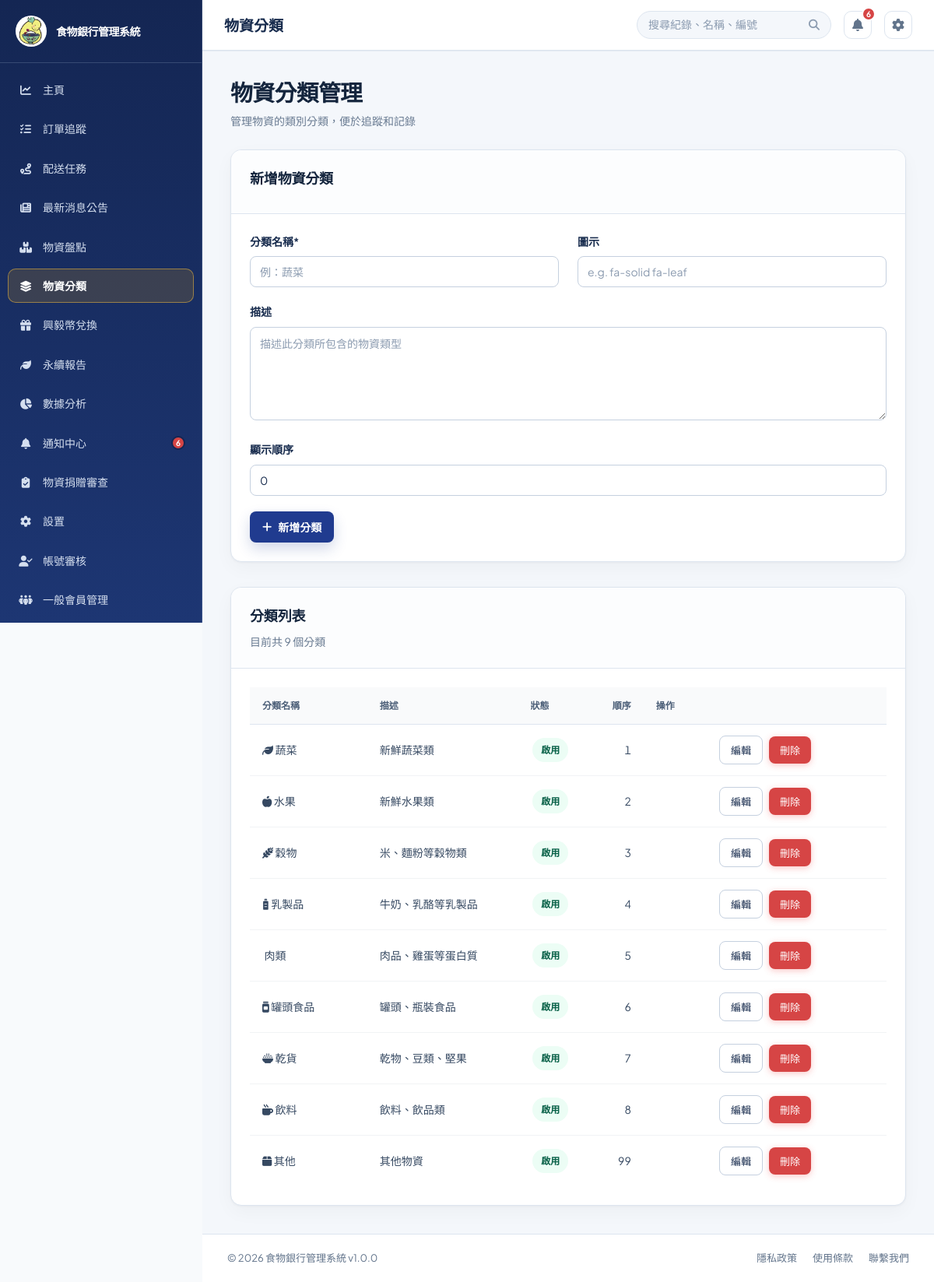
Page /?page=item_categories (signed in) on the committed database.
### tables this page shows
CREATE TABLE `users` (
  `user_id` int(11) NOT NULL,
  `username` varchar(50) NOT NULL,
  `password` varchar(255) NOT NULL,
  `email` varchar(100) NOT NULL,
  `full_name` varchar(100) NOT NULL,
  `phone` varchar(20) DEFAULT NULL,
  `role` enum('foodbank_staff','member') NOT NULL DEFAULT 'foodbank_staff',
  `member_type` enum('general','enterprise') NOT NULL DEFAULT 'general',
  `staff_type` enum('admin','clerk') DEFAULT NULL,
  `tax_id` varchar(8) DEFAULT NULL,
  `referral_source` varchar(50) DEFAULT NULL,
  `blacklisted_at` datetime DEFAULT NULL,
  `blacklist_reason` varchar(255) DEFAULT NULL,
  `department` varchar(50) DEFAULT NULL,
  `status` enum('active','inactive','suspended') DEFAULT 'active',
  `created_at` timestamp NULL DEFAULT current_timestamp(),
  `updated_at` timestamp NULL DEFAULT current_timestamp() ON UPDATE current_timestamp(),
  `created_by` int(11) DEFAULT NULL,
  `phone_verified` tinyint(1) NOT NULL DEFAULT 0,
  `is_enterprise_verified` tinyint(1) DEFAULT 0,
  `enterprise_name` varchar(150) DEFAULT NULL,
  `enterprise_verified_at` datetime DEFAULT NULL
);

CREATE TABLE `item_categories` (
  `category_id` int(11) NOT NULL,
  `category_name` varchar(50) NOT NULL,
  `description` text DEFAULT NULL,
  `icon` varchar(50) DEFAULT NULL,
  `display_order` int(11) DEFAULT 0,
  `status` enum('active','inactive') NOT NULL DEFAULT 'active',
  `created_at` timestamp NULL DEFAULT current_timestamp(),
  `updated_at` timestamp NULL DEFAULT current_timestamp() ON UPDATE current_timestamp()
);

### src/views/item_categories.php (the view, shortened to what the rows shown need)
<?php
require_once BASE_PATH . '/src/models/ItemCategoryModel.php';
$itemCategoryModel = new ItemCategoryModel();
$editingCategory = null;
$categories = $itemCategoryModel->getAllCategories();
?>
<div class="view-header">
    <div>
        <h1 class="view-title">物資分類管理</h1>
    </div>
</div>
<?php if ($editingCategory): ?>
<div class="card mt-32">
    <div class="card-header"><h2>編輯物資分類</h2></div>
    <div class="card-body">
        <form method="post">
            <input type="hidden" name="action" value="update_category">
            <input type="hidden" name="category_id" value="<?php echo (int) $editingCategory['category_id']; ?>">
            <div class="grid-2">
                <div class="form-group">
                    <label>分類名稱*</label>
                    <input name="category_name" value="<?php echo htmlspecialchars($editingCategory['category_name']); ?>" required>
                </div>
                <div class="form-group">
                    <label>狀態</label>
                    <select name="status">
                        <option value="active" <?php echo $editingCategory['status'] === 'active' ? 'selected' : ''; ?>>啟用</option>
                        <option value="inactive" <?php echo $editingCategory['status'] === 'inactive' ? 'selected' : ''; ?>>停用</option>
                    </select>
                </div>
            </div>
            <div class="form-group">
                <label>描述</label>
                <textarea name="description"><?php echo htmlspecialchars($editingCategory['description'] ?? ''); ?></textarea>
            </div>
            <div class="grid-2">
                <div class="form-group">
                    <label>圖示</label>
                    <input name="icon" value="<?php echo htmlspecialchars($editingCategory['icon']); ?>" placeholder="e.g. fa-solid fa-leaf">
                </div>
                <div class="form-group">
                    <label>顯示順序</label>
                    <input type="number" name="display_order" value="<?php echo (int) $editingCategory['display_order']; ?>">
                </div>
            </div>
            <div class="btn-group">
                <button type="submit" class="btn btn-primary">儲存變更</button>
                <a class="btn btn-secondary" href="?page=item_categories">取消</a>
            </div>
        </form>
    </div>
</div>
<?php else: ?>
<div class="card">
    <div class="card-header"><h2>新增物資分類</h2></div>
</div>
<?php endif; ?>
<div class="card mt-32">
    <div class="card-header"><h2>分類列表</h2><p>目前共 <?php echo count($categories); ?> 個分類</p></div>
    <div class="card-body">
        <?php if ($categories): ?>
        <div class="categories-table-body">
        <table class="data-table categories-table">
                <thead>
                    <tr>
                        <th>分類名稱</th>
                        <th>描述</th>
                        <th>狀態</th>
                        <th>順序</th>
                        <th>操作</th>
                    </tr>
                </thead>
                <tbody>
                    <?php foreach ($categories as $category): ?>
                    <tr>
                        <td>
                            <?php if ($category['icon']): ?>
                                <i class="<?php echo htmlspecialchars($category['icon']); ?>"></i>
                            <?php endif; ?>
                            <?php echo htmlspecialchars($category['category_name']); ?>
                        </td>
                        <td><?php echo htmlspecialchars($category['description'] ?? ''); ?></td>
                        <td>
                            <span class="status status-<?php echo $category['status']; ?>">
                                <?php echo $category['status'] === 'active' ? '啟用' : '停用'; ?>
                            </span>
                        </td>
                        <td><?php echo (int) $category['display_order']; ?></td>
                        <td>
                            <div class="inline-action-group">
                                <form method="post" class="delivery-action-form">
                                    <button class="btn btn-secondary btn-sm" type="submit">編輯</button>
                                </form>
                                <form method="post" class="delivery-action-form" onsubmit="return confirm('確定要刪除此分類嗎？');">
                                    <button class="btn btn-danger btn-sm" type="submit">刪除</button>
                                </form>
                            </div>
                        </td>
                    </tr>
                    <?php endforeach; ?>
                </tbody>
            </table>
            </div>
        <?php else: ?>
            <div class="empty-state"><i class="fas fa-layer-group"></i><p>尚未建立任何分類</p></div>
        <?php endif; ?>
    </div>
</div>

### public/index.php (shortened to what the rows shown need)
<?php
require_once BASE_PATH . '/config/database.php';
$connection = $db->getConnection();
$demoPasswordHashes = [
    'manager' => '866485796cfa8d7c0cf7111640205b83076433547577511d81f8030ae99ecea5',
    'staff' => '10176e7b7b24d317acfcf8d2064cfd2f24e154f7b5a96603077d5ef813d6a6b6',
];
foreach ($demoPasswordHashes as $demoUsername => $demoPasswordHash) {
    $demoUsernameEscaped = $connection->real_escape_string($demoUsername);
    $connection->query(
        "UPDATE users SET password = '{$demoPasswordHash}' WHERE username = '{$demoUsernameEscaped}' AND CHAR_LENGTH(password) <> 60 AND CHAR_LENGTH(password) <> 64"
    );
}
$connection->query(
    "UPDATE users SET full_name = CASE username
        WHEN 'official' THEN '食物銀行官方人員'
        WHEN 'manager' THEN '忠信食物銀行'
        WHEN 'staff' THEN '食物銀行官方人員'
        WHEN 'volunteer' THEN '忠信GO RIDER'
        WHEN 'donor' THEN '捐贈剩食店家'
        ELSE full_name
    END
    WHERE username IN ('official', 'manager', 'staff', 'volunteer', 'donor')
      AND (full_name LIKE '%?%' OR full_name = '')"
);
if (!empty($_SESSION['user']['username'])) {
    $sessionUsername = $connection->real_escape_string($_SESSION['user']['username']);
    $sessionUserResult = $connection->query("SELECT user_id, username, full_name, role, member_type, staff_type, enterprise_name, status, email, phone, phone_verified FROM users WHERE username = '{$sessionUsername}' LIMIT 1");
}
$currentUser = $_SESSION['user'];
$authService = AuthService::forCurrentUser($currentUser);
require_once BASE_PATH . '/src/models/NotificationModel.php';
$notificationModel = new NotificationModel();
$latestNotificationId = $notificationModel->getLatestIdForUser((int) $currentUser['user_id']);
$role = $currentUser['role'];
$page = isset($_GET['page']) ? trim($_GET['page']) : 'dashboard';
$page = basename($page);
$menu_items = [
    'dashboard' => ['label' => '主頁', 'icon' => 'fa-solid fa-chart-line'],
    'order_tracking' => ['label' => '訂單追蹤', 'icon' => 'fa-solid fa-list-check'],
    'deliveries' => ['label' => '配送任務', 'icon' => 'fa-solid fa-route'],
    'material_transport' => ['label' => '物資運送', 'icon' => 'fa-solid fa-truck-fast'],
    'news' => ['label' => '最新消息公告', 'icon' => 'fa-solid fa-newspaper'],
    'inventory' => ['label' => '物資盤點', 'icon' => 'fa-solid fa-boxes-stacked'],
    'item_categories' => ['label' => '物資分類', 'icon' => 'fa-solid fa-layer-group'],
    'rewards' => ['label' => '興毅幣兌換', 'icon' => 'fa-solid fa-gift'],
    'carbon_report' => ['label' => '永續報告', 'icon' => 'fa-solid fa-leaf'],
    'reports' => ['label' => '數據分析', 'icon' => 'fa-solid fa-chart-pie'],
    'notifications' => ['label' => '通知中心', 'icon' => 'fa-solid fa-bell'],
    'donation_materials' => ['label' => '物資捐贈', 'icon' => 'fa-solid fa-box-open'],
    'donation_materials_review' => ['label' => '物資捐贈審查', 'icon' => 'fa-solid fa-clipboard-check'],
    'settings' => ['label' => '設置', 'icon' => 'fa-solid fa-gear'],
    'users' => ['label' => '帳號審核', 'icon' => 'fa-solid fa-user-check'],
    'volunteer_management' => ['label' => '一般會員管理', 'icon' => 'fa-solid fa-people-group'],
    'rider_application' => ['label' => '申請外送志工', 'icon' => 'fa-solid fa-id-card'],
    'rider_review' => ['label' => '外送志工審核', 'icon' => 'fa-solid fa-user-shield'],
];
$routablePages = array_merge(array_keys($menu_items), ['certificate', 'activity_certificate']);
$allowedPages = array_values(array_filter($routablePages, function ($slug) use ($authService) {
    return $authService->can('page.' . $slug);
}));
?>
<!DOCTYPE html>
<html lang="zh-TW">
<head>
    <link href="https://cdnjs.cloudflare.com/ajax/libs/font-awesome/6.4.0/css/all.min.css" rel="stylesheet">
    <link rel="stylesheet" href="assets/css/style.css?v=<?php echo filemtime(__DIR__ . '/assets/css/style.css'); ?>">
</head>
<body data-notification-poll-url="?action=notifications_poll" data-notification-last-id="<?php echo (int) $latestNotificationId; ?>">
    <div class="app-wrapper">
        <aside class="sidebar">
            <nav class="sidebar-nav">
                <?php foreach ($menu_items as $key => $item):
                    if (!in_array($key, $allowedPages, true)) {
                        continue;
                    }
                    $is_active = ($page === $key) ? 'active' : '';
                    $icon = $item['icon'];
                    $label = ($key === 'reports' && $role === 'member') ? '榮譽榜' : $item['label'];
                    ?>
                    <a href="?page=<?php echo $key; ?>" class="nav-item <?php echo $is_active; ?>" title="<?php echo $label; ?>">
                        <span class="nav-icon"><i class="<?php echo $icon; ?>"></i></span>
                        <span class="nav-label"><?php echo $label; ?></span>
                    </a>
                <?php endforeach; ?>
            </nav>
        </aside>
        <div class="main-container">
            <main class="page-content">
                <div class="content-shell">
                    <?php
                    $view_file = BASE_PATH . '/src/views/' . $page . '.php';
                    if (file_exists($view_file)) {
                        include $view_file;
                    }
                    ?>
                </div>
            </main>
        </div>
    </div>
</body>
</html>

### rows in the picture
users: role "數據分析"
item_categories: category_name "蔬菜", description "新鮮蔬菜類", status "啟用", display_order "1"
item_categories: category_name "水果", description "新鮮水果類", status "啟用", display_order "2"
item_categories: category_name "穀物", description "米、麵粉等穀物類", status "啟用", display_order "3"
item_categories: category_name "乳製品", description "牛奶、乳酪等乳製品", status "啟用", display_order "4"
item_categories: category_name "肉類", description "肉品、雞蛋等蛋白質", status "啟用", display_order "5"
item_categories: category_name "罐頭食品", description "罐頭、瓶裝食品", status "啟用", display_order "6"
item_categories: category_name "乾貨", description "乾物、豆類、堅果", status "啟用", display_order "7"
item_categories: category_name "飲料", description "飲料、飲品類", status "啟用", display_order "8"
item_categories: category_name "其他", description "其他物資", status "啟用", display_order "99"

### other values in the picture
APP_NAME "食物銀行管理系統"
$label "主頁"
$label "訂單追蹤"
$label "配送任務"
$label "最新消息公告"
$label "物資盤點"
$label "物資分類"
$label "興毅幣兌換"
$label "永續報告"
$label "通知中心"
$unreadNotificationCount "6"
$label "物資捐贈審查"
$label "設置"
$label "帳號審核"
$label "一般會員管理"
